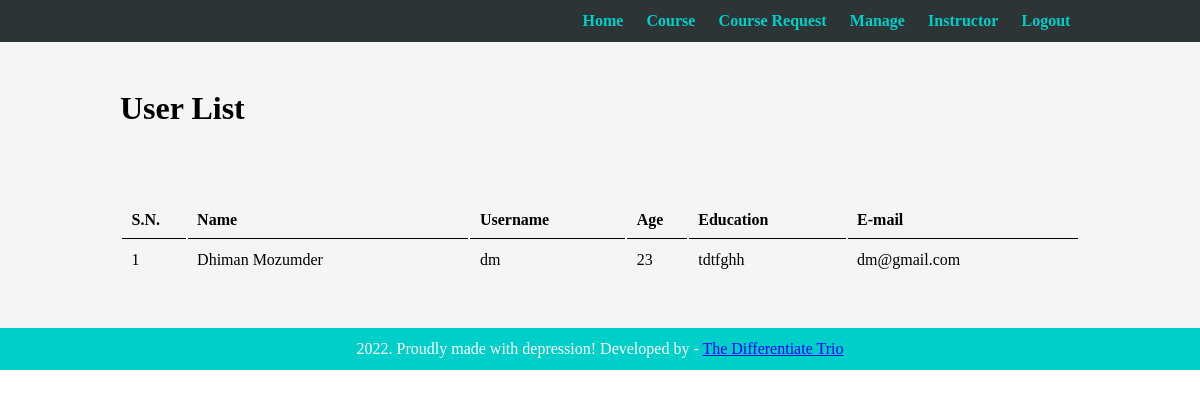
Page /admin/user-list.php (signed in) on the committed database.
### tables this page shows
CREATE TABLE `users` (
  `full_name` varchar(100) NOT NULL,
  `username` varchar(100) NOT NULL,
  `password` varchar(100) NOT NULL,
  `mail` varchar(100) NOT NULL,
  `age` int(100) NOT NULL,
  `education` varchar(100) NOT NULL
);

### admin/user-list.php (the view, shortened to what this page needs)
<?php  include('partials/menu.php'); ?>
        <div class="content">
        <div class="wrapper">
              <h1>User List</h1>
              <br/> <br/>
              <br/> <br/>
               <table class="table">
                  <tr>
                        <th>S.N.</th>
                        <th>Name</th>
                        <th>Username</th>
                        <th>Age</th>
                        <th>Education</th>
                        <th>E-mail</th>
                  </tr>
                  <?php
                        $sql = "SELECT * FROM users";
                        $res = mysqli_query($conn, $sql);
                        if($res==TRUE)
                        {
                              $count= mysqli_num_rows($res);
                              $serial_number=1;
                              if($count>0)
                              {
                                    while($rows=mysqli_fetch_assoc($res))
                                    {
                                          $full_name=$rows['full_name'];
                                          $email=$rows['mail'];
                                          $username=$rows['username'];
                                          $education=$rows['education'];
                                          $age = $rows['age'];
                                    ?>
                                    <tr>
                                          <td><?php echo $serial_number++ ; ?></td>
                                          <td><?php echo $full_name ; ?></td>
                                          <td><?php echo $username ; ?></td>
                                          <td><?php echo $age ; ?></td>
                                          <td><?php echo $education ; ?></td>
                                          <td><?php echo $email ; ?></td>
                                    </tr>
                                    <?php
                                    }
                              }
                              else
                              {
                              }
                        }
                  ?>
            </table>
        </div>
        </div>
        <?php include('partials/footer.php'); ?>

### css/admin.css (style rules this page uses)
* { margin: 0; padding: 0; font-size: 'Poppins', sans-serif; }
.wrapper { padding: 1%; width: 80%; margin: 0 auto; }
.table { width: 100%; }
.table tr th { border-bottom: 1px solid black; padding: 1%; text-align: left; }
.table tr td { padding: 1%; }
.content { background-color: whitesmoke; padding: 3% 0; }

### rows in the picture
users: full_name "Dhiman Mozumder", username "dm", age "23", education "tdtfghh", mail "dm@gmail.com"
